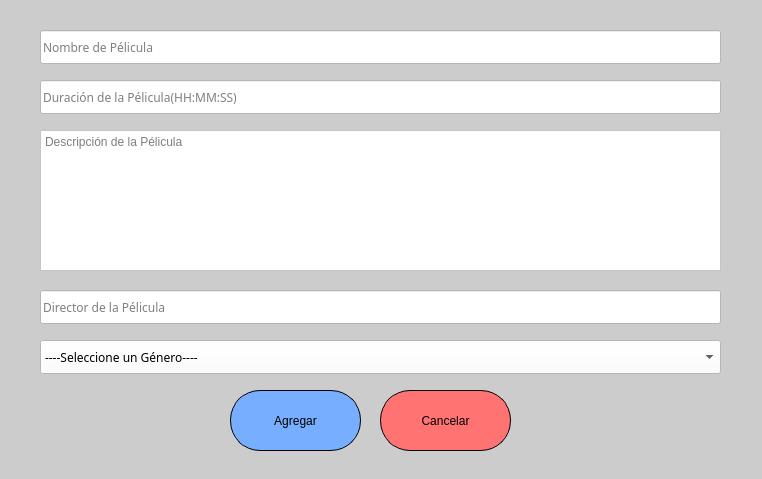
<?xml version="1.0" encoding="UTF-8"?>
<ui version="4.0">
 <class>Agregar_MainWindow</class>
 <widget class="QMainWindow" name="Agregar_MainWindow">
  <property name="geometry">
   <rect>
    <x>0</x>
    <y>0</y>
    <width>762</width>
    <height>479</height>
   </rect>
  </property>
  <property name="minimumSize">
   <size>
    <width>762</width>
    <height>479</height>
   </size>
  </property>
  <property name="maximumSize">
   <size>
    <width>762</width>
    <height>479</height>
   </size>
  </property>
  <property name="windowTitle">
   <string>Agregar Pélicula</string>
  </property>
  <property name="windowIcon">
   <iconset>
    <normaloff>Imagenes/logos-UNAH-600x600.png</normaloff>Imagenes/logos-UNAH-600x600.png</iconset>
  </property>
  <property name="styleSheet">
   <string notr="true">background-color:rgb(204, 204, 204);
</string>
  </property>
  <widget class="QWidget" name="centralwidget">
   <widget class="QLineEdit" name="Nombre_lineEdit">
    <property name="geometry">
     <rect>
      <x>40</x>
      <y>30</y>
      <width>681</width>
      <height>34</height>
     </rect>
    </property>
    <property name="font">
     <font>
      <family>Hack</family>
     </font>
    </property>
    <property name="styleSheet">
     <string notr="true">QLineEdit{
color:black;
border-color: rgb(0, 0, 0);
background-color: rgb(255, 255, 255);
}
QLineEdit::{
sizeHint(10);
}</string>
    </property>
    <property name="text">
     <string/>
    </property>
    <property name="maxLength">
     <number>50</number>
    </property>
    <property name="placeholderText">
     <string>Nombre de Pélicula</string>
    </property>
    <property name="clearButtonEnabled">
     <bool>true</bool>
    </property>
   </widget>
   <widget class="QLineEdit" name="Duracion_lineEdit">
    <property name="geometry">
     <rect>
      <x>40</x>
      <y>80</y>
      <width>681</width>
      <height>34</height>
     </rect>
    </property>
    <property name="font">
     <font>
      <family>Hack</family>
     </font>
    </property>
    <property name="styleSheet">
     <string notr="true">QLineEdit{
color:black;
border-color: rgb(0, 0, 0);
background-color: rgb(255, 255, 255);
}
QLineEdit::{
sizeHint(10);
}</string>
    </property>
    <property name="text">
     <string/>
    </property>
    <property name="maxLength">
     <number>8</number>
    </property>
    <property name="placeholderText">
     <string>Duración de la Pélicula(HH:MM:SS)</string>
    </property>
    <property name="clearButtonEnabled">
     <bool>true</bool>
    </property>
   </widget>
   <widget class="QLineEdit" name="Director_lineEdit">
    <property name="geometry">
     <rect>
      <x>40</x>
      <y>290</y>
      <width>681</width>
      <height>34</height>
     </rect>
    </property>
    <property name="font">
     <font>
      <family>Hack</family>
     </font>
    </property>
    <property name="styleSheet">
     <string notr="true">QLineEdit{
color:black;
border-color: rgb(0, 0, 0);
background-color: rgb(255, 255, 255);
}
QLineEdit::{
sizeHint(10);
}</string>
    </property>
    <property name="text">
     <string/>
    </property>
    <property name="maxLength">
     <number>50</number>
    </property>
    <property name="placeholderText">
     <string>Director de la Pélicula</string>
    </property>
    <property name="clearButtonEnabled">
     <bool>true</bool>
    </property>
   </widget>
   <widget class="QComboBox" name="comboBox">
    <property name="geometry">
     <rect>
      <x>40</x>
      <y>340</y>
      <width>681</width>
      <height>34</height>
     </rect>
    </property>
    <property name="font">
     <font>
      <family>Hack</family>
     </font>
    </property>
    <property name="styleSheet">
     <string notr="true">color:black;
background-color: rgb(255, 255, 255);</string>
    </property>
    <property name="currentText">
     <string>----Seleccione un Género----</string>
    </property>
    <property name="sizeAdjustPolicy">
     <enum>QComboBox::AdjustToContentsOnFirstShow</enum>
    </property>
    <item>
     <property name="text">
      <string>----Seleccione un Género----</string>
     </property>
    </item>
    <item>
     <property name="text">
      <string>Hechos Reales</string>
     </property>
    </item>
    <item>
     <property name="text">
      <string>Bélicas </string>
     </property>
    </item>
    <item>
     <property name="text">
      <string>Comedias Musicales</string>
     </property>
    </item>
    <item>
     <property name="text">
      <string>Acción</string>
     </property>
    </item>
    <item>
     <property name="text">
      <string>Artes marciales</string>
     </property>
    </item>
    <item>
     <property name="text">
      <string>Aventuras</string>
     </property>
    </item>
    <item>
     <property name="text">
      <string>Ciencia ficción </string>
     </property>
    </item>
    <item>
     <property name="text">
      <string>Comedia</string>
     </property>
    </item>
    <item>
     <property name="text">
      <string>Dibujos animados </string>
     </property>
    </item>
    <item>
     <property name="text">
      <string>Documental </string>
     </property>
    </item>
    <item>
     <property name="text">
      <string>Espada y Hechicería </string>
     </property>
    </item>
    <item>
     <property name="text">
      <string>Espionaje</string>
     </property>
    </item>
    <item>
     <property name="text">
      <string>Horror</string>
     </property>
    </item>
    <item>
     <property name="text">
      <string>Misterio </string>
     </property>
    </item>
    <item>
     <property name="text">
      <string>Muertos vivientes </string>
     </property>
    </item>
    <item>
     <property name="text">
      <string>Propaganda</string>
     </property>
    </item>
    <item>
     <property name="text">
      <string>Suspenso</string>
     </property>
    </item>
    <item>
     <property name="text">
      <string>Terror</string>
     </property>
    </item>
    <item>
     <property name="text">
      <string>Deportivas</string>
     </property>
    </item>
    <item>
     <property name="text">
      <string>Dramáticas</string>
     </property>
    </item>
    <item>
     <property name="text">
      <string>Fantásticas</string>
     </property>
    </item>
    <item>
     <property name="text">
      <string>Infantiles</string>
     </property>
    </item>
    <item>
     <property name="text">
      <string>Musicales</string>
     </property>
    </item>
    <item>
     <property name="text">
      <string>Policíacas</string>
     </property>
    </item>
    <item>
     <property name="text">
      <string>Psicológicas</string>
     </property>
    </item>
    <item>
     <property name="text">
      <string>Románticas</string>
     </property>
    </item>
    <item>
     <property name="text">
      <string>Sobre animales</string>
     </property>
    </item>
    <item>
     <property name="text">
      <string>Sobre aviación</string>
     </property>
    </item>
    <item>
     <property name="text">
      <string>Sobre delincuencia</string>
     </property>
    </item>
    <item>
     <property name="text">
      <string>Sobre discapacitados</string>
     </property>
    </item>
    <item>
     <property name="text">
      <string>Sobre religión</string>
     </property>
    </item>
    <item>
     <property name="text">
      <string>Sobre política</string>
     </property>
    </item>
   </widget>
   <widget class="QPushButton" name="Agregar_pushButton">
    <property name="geometry">
     <rect>
      <x>230</x>
      <y>390</y>
      <width>131</width>
      <height>61</height>
     </rect>
    </property>
    <property name="styleSheet">
     <string notr="true">background-color: rgb(119, 174, 255);
font: 10pt &quot;Hack&quot;;
border-style: solid;
border-color: black;
border-width: 0.5px;
border-radius: 30px;</string>
    </property>
    <property name="text">
     <string>Agregar</string>
    </property>
    <property name="shortcut">
     <string notr="true"/>
    </property>
    <property name="default">
     <bool>false</bool>
    </property>
    <property name="flat">
     <bool>false</bool>
    </property>
   </widget>
   <widget class="QPushButton" name="Cancelar_pushButton">
    <property name="geometry">
     <rect>
      <x>380</x>
      <y>390</y>
      <width>131</width>
      <height>61</height>
     </rect>
    </property>
    <property name="styleSheet">
     <string notr="true">background-color: rgb(255, 115, 115);
font: 10pt &quot;Hack&quot;;
border-style: solid;
border-color: black;
border-width: 0.5px;
border-radius: 30px;</string>
    </property>
    <property name="text">
     <string>Cancelar</string>
    </property>
    <property name="shortcut">
     <string notr="true"/>
    </property>
    <property name="default">
     <bool>false</bool>
    </property>
    <property name="flat">
     <bool>false</bool>
    </property>
   </widget>
   <widget class="QTextEdit" name="Descripcion_textEdit">
    <property name="geometry">
     <rect>
      <x>40</x>
      <y>130</y>
      <width>681</width>
      <height>141</height>
     </rect>
    </property>
    <property name="styleSheet">
     <string notr="true">color:black;
font: 10pt &quot;Hack&quot;;
border-width: 3px;
border-color: rgb(0, 0, 0);
background-color: rgb(255, 255, 255);</string>
    </property>
    <property name="placeholderText">
     <string>Descripción de la Pélicula</string>
    </property>
   </widget>
  </widget>
  <widget class="QStatusBar" name="statusbar"/>
 </widget>
 <resources/>
 <connections/>
</ui>
